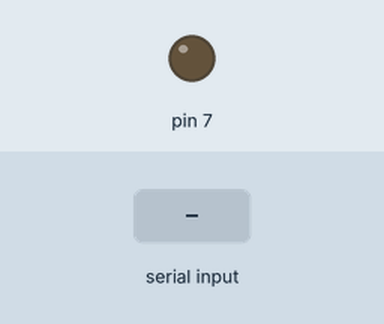
Recording of a sketch running on a simulated Arduino Uno, built with avr-gcc and run on an emulated ATmega328P. On the bench: output pins drawn as LEDs (lit = HIGH). The test bench sets the inputs (shaded band).

Above: at 1.2 s.
1.3 s: "1" received over Serial
At 2.0 s:
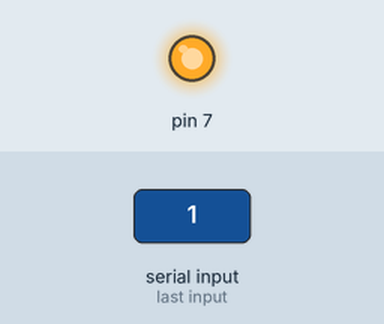
2.9 s: "2" received over Serial
At 4.4 s:
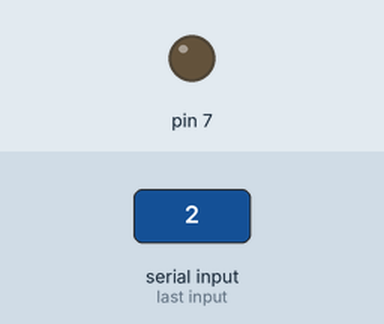
Timing chart, 0 to 5.9 s (numbered marks = the images above; inputs shaded):
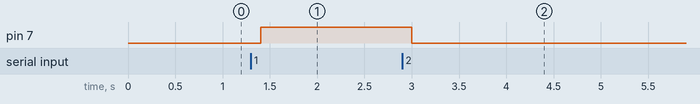

The sketch:

ornek2.ino
```cpp
int role= 7;

void setup(){
Serial.begin(9600);
pinMode(7, OUTPUT);

}
  void loop(){

    if(Serial.available())
    {
      int data=Serial.read();
      delay(100);

     if(data=='1') {
    digitalWrite(7,HIGH);
    }
    if(data=='2'){
     digitalWrite(7,LOW);
    }

    }
  }
```

Measured:
- after the input at 1.3 s, pin 7: LOW → HIGH after 0.10 s
- after the input at 2.9 s, pin 7: HIGH → LOW after 0.10 s
